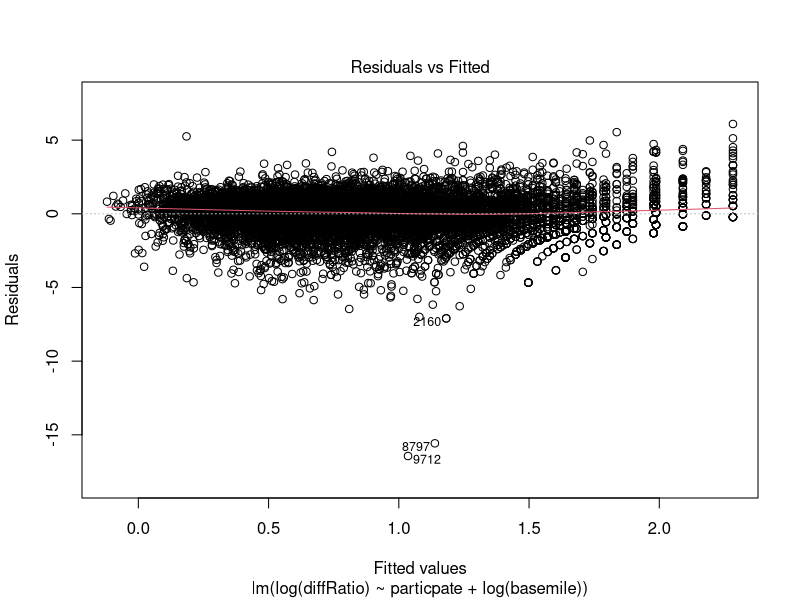
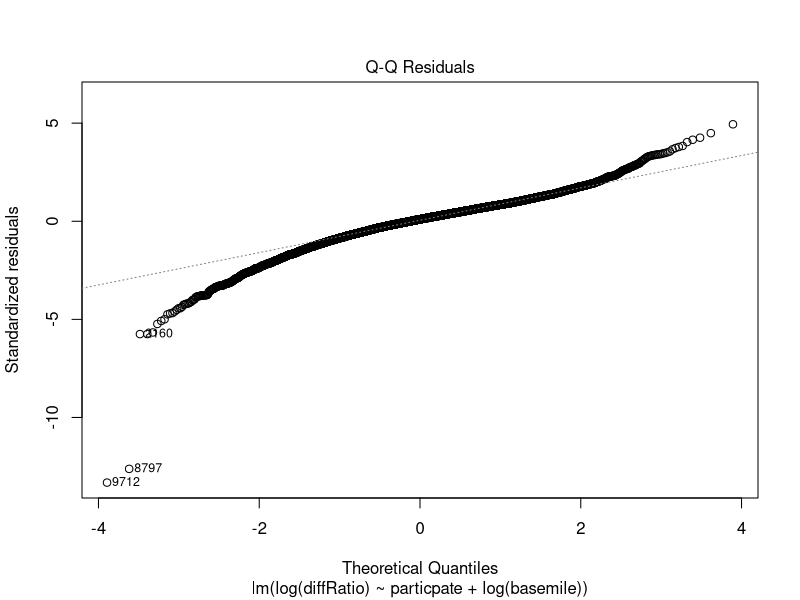
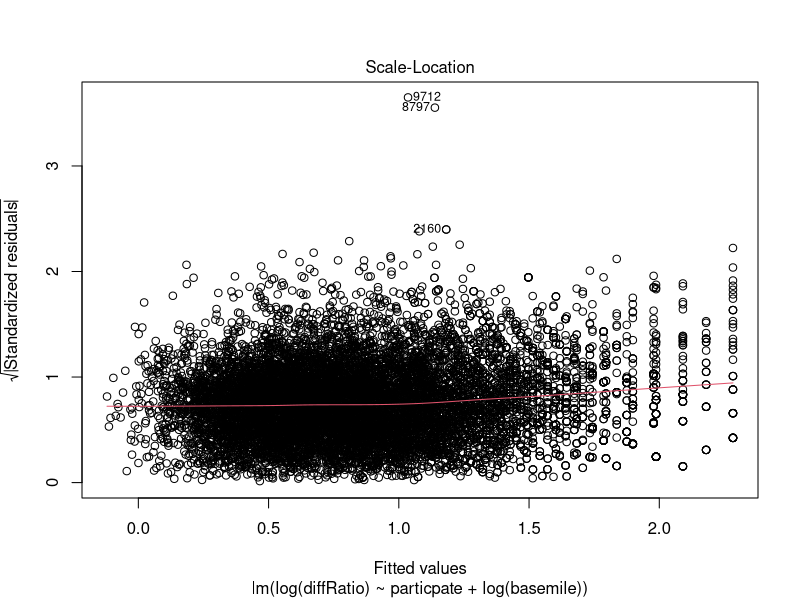
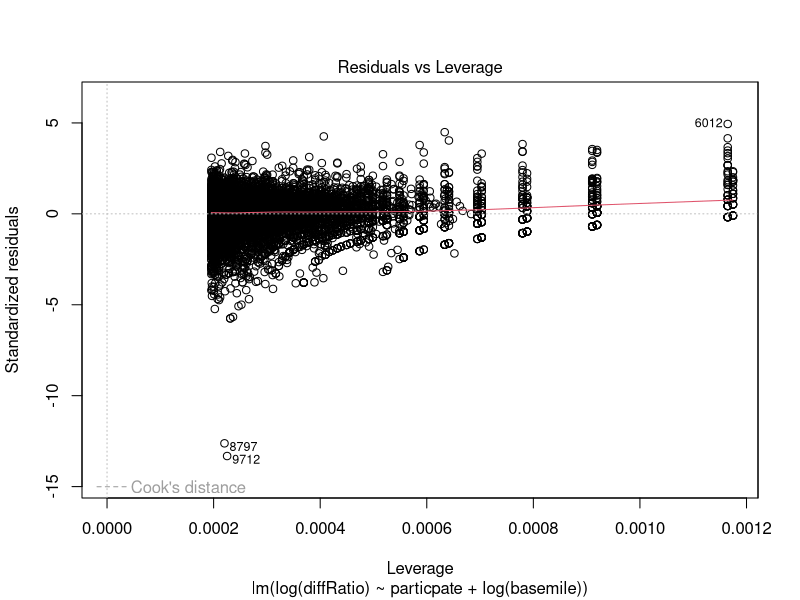
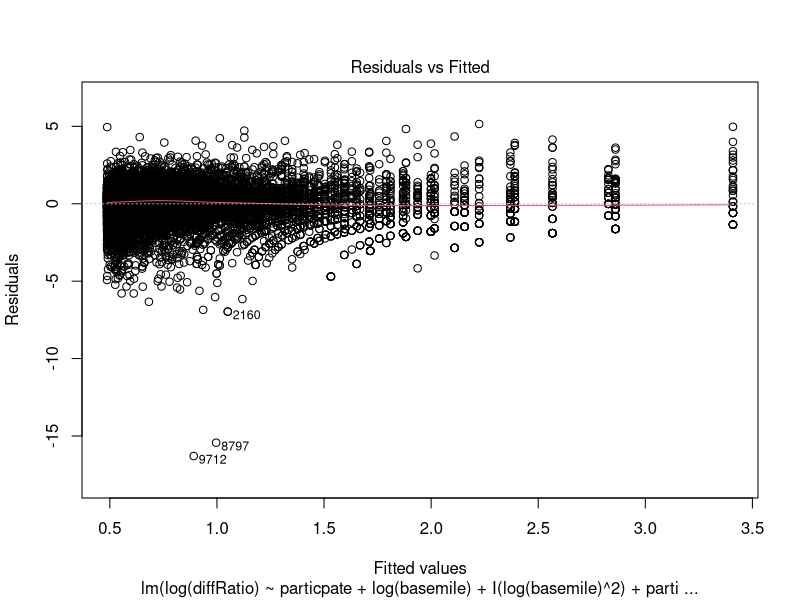
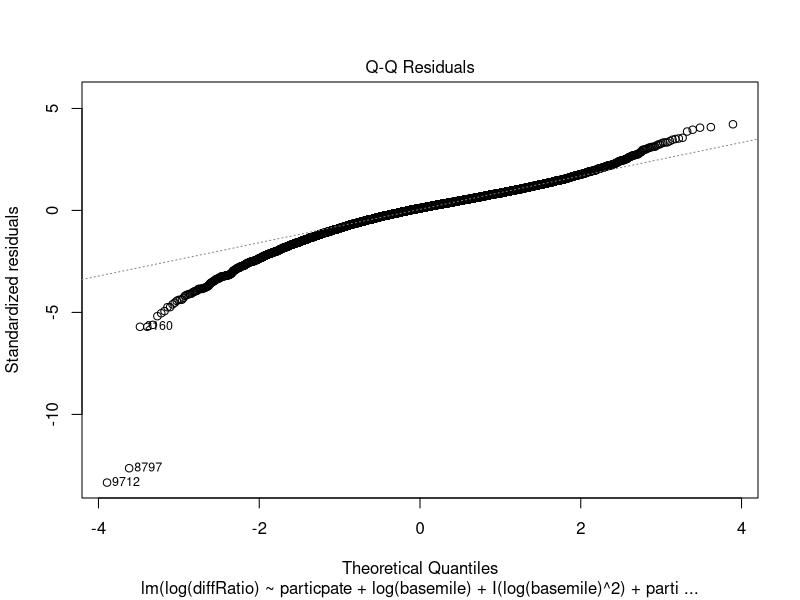
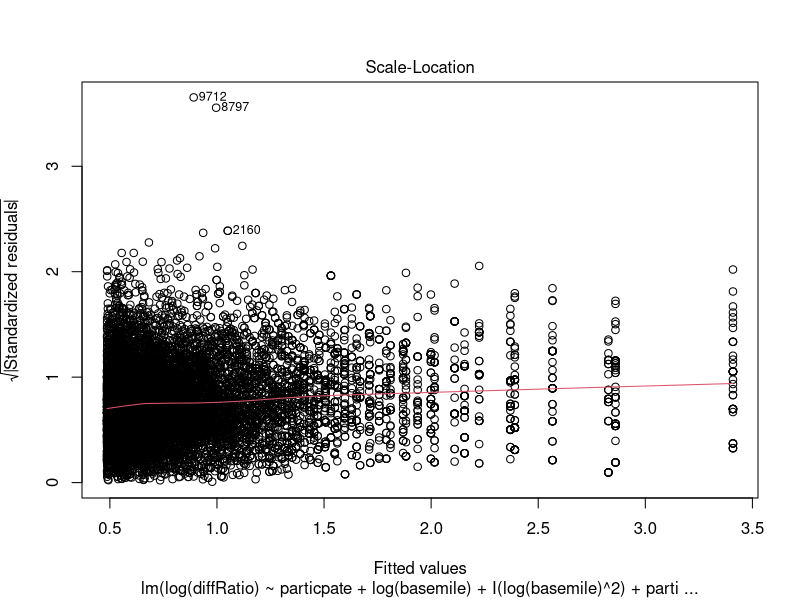
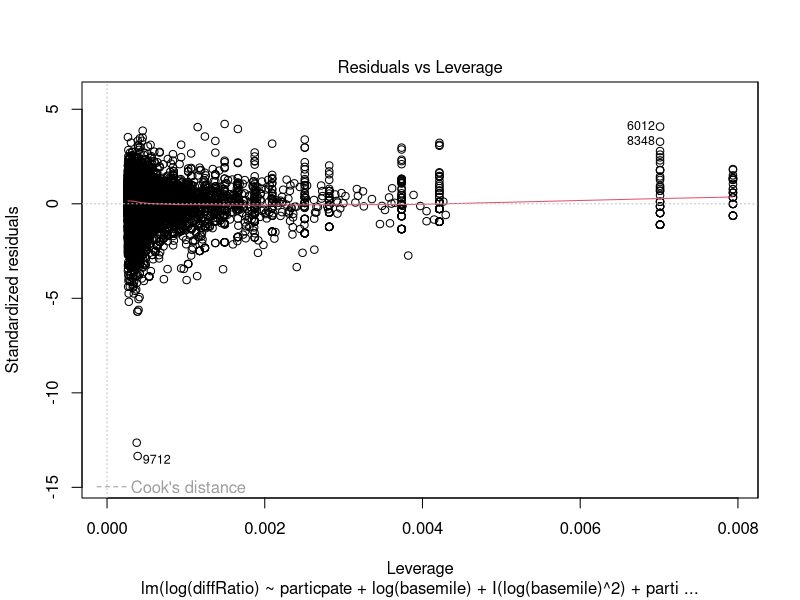

R code for these plots, in order:
library(car);

purchase=read.csv("party.csv")
head(purchase,4)
attach(purchase)

purchase$postTotal = mile1 + mile2 + mile3 + mile4;
purchase$diffRatio = (purchase$postTotal - basemile)/basemile;

# model1=lm(mile1 ~ as.factor(particpate)+elaboration+prefood+Rfreq, purchase);
# summary(model1);
# plot(model1);

# model2=lm(log(diffRatio) ~ as.factor(particpate)+elaboration+Rfreq+log(basemile), purchase);
# summary(model2);
# plot(model2);
# vif(model2)

# model21=lm(log(diffRatio) ~ as.factor(particpate)+Rfreq+log(basemile), purchase);
# summary(model21);
# plot(model21);
# vif(model21)

# model3=lm(log(diffRatio) ~ as.factor(particpate)+elaboration+log(basemile), purchase);
# summary(model3);
# plot(model3);
# vif(model3)

model4=lm(log(diffRatio) ~ particpate+log(basemile), purchase);
summary(model4);
plot(model4);
vif(model4)

model5=lm(log(diffRatio) ~ particpate+log(basemile)+I(log(basemile)^2)+particpate:log(basemile)+particpate:I(log(basemile)^2), purchase);
summary(model5);
plot(model5);
vif(model5)

model6=lm(log(diffRatio) ~ particpate+log(basemile)+I(log(basemile)^2)+particpate:I(log(basemile)^2), purchase);
summary(model6);
plot(model6);
vif(model6)